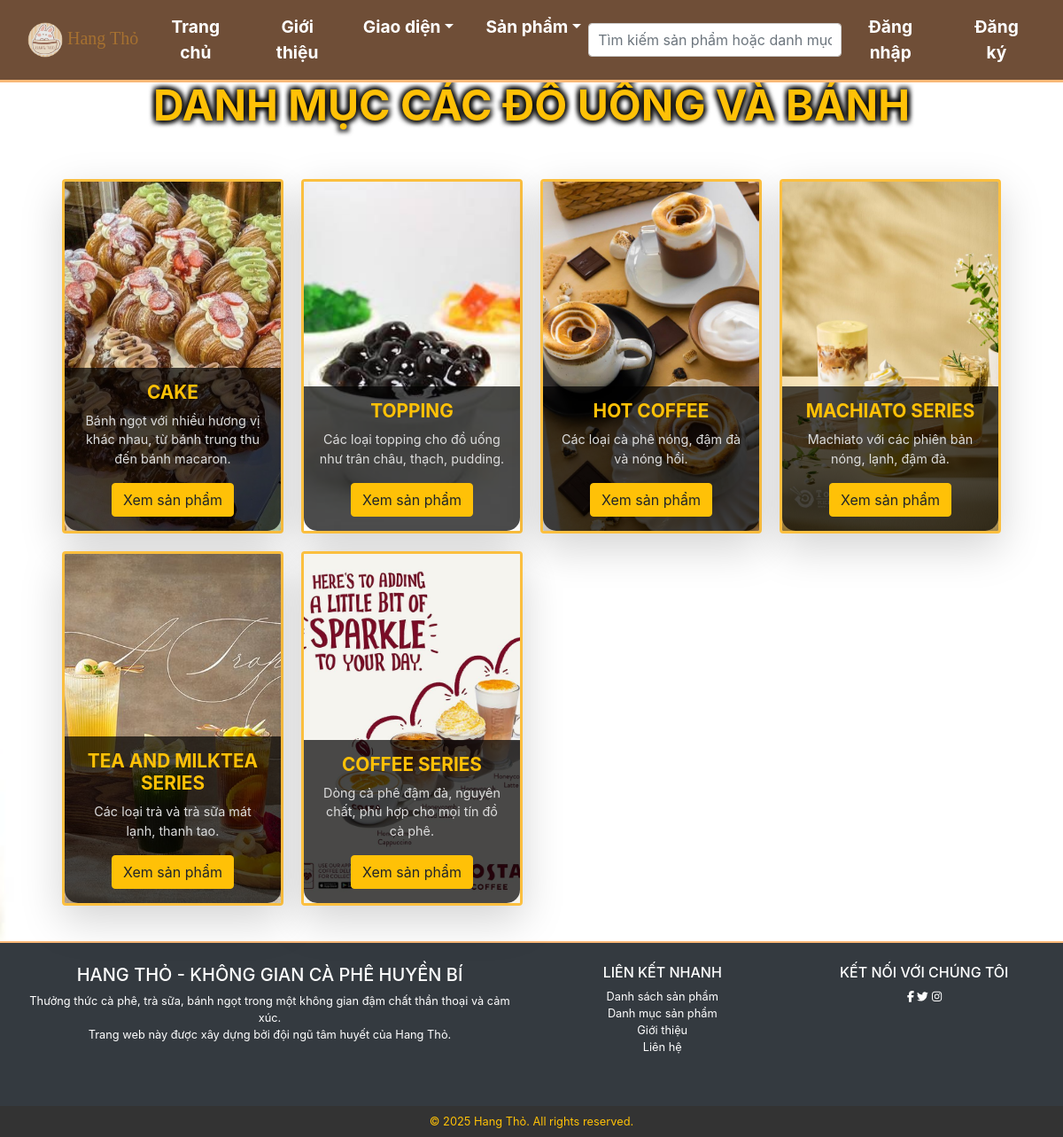
The page /Category on the database its author committed.
### tables this page shows
CREATE TABLE IF NOT EXISTS category (
  id INT NOT NULL AUTO_INCREMENT,
  name VARCHAR(100) NOT NULL,
  description TEXT,
  image VARCHAR(255) DEFAULT NULL,
  PRIMARY KEY (id)
);

### app/controllers/CategoryController.php (called while the page is built, shortened)
<?php
require_once 'app/models/CategoryModel.php';
class CategoryController {
    private $categoryModel;
    public function __construct($db) {
        $this->categoryModel = new CategoryModel($db);
    }
    public function index()
    {
        $categories = $this->categoryModel->getAllCategories();
        include 'app/views/category/category.php';
    }
}

### index.php (called while the page is built, shortened)
<?php
require_once 'app/models/CategoryModel.php';
require_once 'app/helper/SessionHelper.php';
$url = $_GET['url'] ?? '';
$url = rtrim($url, '/');
$url = filter_var($url, FILTER_SANITIZE_URL);
$url = explode('/', $url);
$database = new Database();
$db = $database->getConnection();
$controllerName = isset($url[0]) && $url[0] != '' ? ucfirst($url[0]) . 'Controller' : 'DefaultController';
if ($controllerName == "CategoryController" || $controllerName == "ProductController") {
    $controller = new $controllerName($db);
} else {
    $controller = new $controllerName();
}
$action = isset($url[1]) && $url[1] != '' ? $url[1] : 'index';
call_user_func_array([$controller, $action], array_slice($url, 2));
?>

### app/helper/SessionHelper.php (called while the page is built, shortened)
<?php
class SessionHelper {
    public static function isLoggedIn() {
        return isset($_SESSION['username']);
    }
}
?>

### app/models/CategoryModel.php (called while the page is built, shortened)
<?php
class CategoryModel
{
    private $conn;
    private $table_name = "category";
    public function __construct($db)
    {
        $this->conn = $db;
    }
    public function getAllCategories()
    {
        $query = "SELECT * FROM " . $this->table_name . " ORDER BY id DESC";
        $stmt = $this->conn->prepare($query);
        $stmt->execute();
        return $stmt->fetchAll(PDO::FETCH_OBJ);
    }
}

### app/views/category/category.php (the view, shortened to what this page needs)
<?php
$page_css = "category.css";
include 'app/views/shares/header.php';
?>
<main class="full-width-container">
    <h1 class="text-center text-warning mb-4">Danh Mục Các Đồ Uống và Bánh</h1>
    <div class="category-container">
        <?php foreach ($categories as $category): ?>
        <div class="category-card shadow-lg rounded text-light position-relative overflow-hidden">
            <div class="category-bg"
                 style="background: <?php echo $category->image ? "url('/hangtho/{$category->image}') no-repeat center center / cover" : '#222'; ?>;">
            </div>
            <div class="overlay p-3 d-flex flex-column align-items-center justify-content-center">
                <h3 class="category-title text-warning text-center mb-2">
                    <?php echo htmlspecialchars($category->name, ENT_QUOTES, 'UTF-8'); ?>
                </h3>
                <p class="category-description text-center mb-3">
                    <?php echo htmlspecialchars($category->description, ENT_QUOTES, 'UTF-8'); ?>
                </p>
                <a href="/hangtho/Product/category/<?php echo $category->id; ?>" class="btn btn-warning">Xem sản phẩm</a>
            </div>
        </div>
        <?php endforeach; ?>
    </div>
</main>
<?php include 'app/views/shares/footer.php'; ?>

### app/views/shares/header.php (shortened to what this page needs)
<!DOCTYPE html>
<html lang="vi">
<head>
    <link rel="stylesheet" href="/hangtho/public/css/style.css">
    <?php if (isset($page_css)) {
        echo '<link rel="stylesheet" href="/hangtho/public/css/' . $page_css . '">';
    } ?>
    <link href="https://stackpath.bootstrapcdn.com/bootstrap/4.5.2/css/bootstrap.min.css" rel="stylesheet">
</head>
<body>
    <nav class="navbar navbar-expand-lg fixed-top">
        <div class="container-fluid">
            <a class="navbar-brand" href="/hangtho/">
                <img src="/hangtho/public/images/logo.png" alt="Hang Thỏ Logo" style="height: 40px;">
                Hang Thỏ
            </a>
            <div class="collapse navbar-collapse" id="navbarNav">
                <ul class="navbar-nav mr-auto">
                    <li class="nav-item"><a class="nav-link" href="/hangtho/">Trang chủ</a></li>
                    <li class="nav-item"><a class="nav-link" href="/hangtho/AboutUs">Giới thiệu</a></li>
                    <li class="nav-item dropdown">
                        <a class="nav-link dropdown-toggle" href="#" id="navbarDropdown" role="button" data-toggle="dropdown" aria-haspopup="true" aria-expanded="false">Giao diện</a>
                    </li>
                    <li class="nav-item dropdown">
                        <a class="nav-link dropdown-toggle" href="#" id="navbarDropdown" role="button" data-toggle="dropdown" aria-haspopup="true" aria-expanded="false">Sản phẩm</a>
                    </li>
                </ul>
                <form class="search-bar ml-auto" action="/hangtho/Search" method="GET">
                    <input type="text" name="query" id="search-input" class="form-control" placeholder="Tìm kiếm sản phẩm hoặc danh mục...">
                </form>
                <ul class="navbar-nav ml-auto">
                    <?php if (SessionHelper::isLoggedIn()): ?>
                        <li class="nav-item">
                            <span class="navbar-text text-warning mr-3">
                                <?php
                                    $user = $_SESSION['username'];
                                    echo SessionHelper::isAdmin() ? "Welcome Admin $user" : "Welcome $user";
                                ?>
                            </span>
                        </li>
                        <li class="nav-item">
                            <a class="nav-link" href="/hangtho/Account/logout">Đăng xuất</a>
                        </li>
                        <li class="nav-item">
                            <a class="nav-link" href="/hangtho/Product/cart">
                                🛒 Giỏ hàng
                                <span class="badge bg-warning" id="cart-count">
                                    <?php echo isset($_SESSION['cart']) ? count($_SESSION['cart']) : 0; ?>
                                </span>
                            </a>
                        </li>
                    <?php else: ?>
                        <li class="nav-item"><a class="nav-link" href="/hangtho/account/auth">Đăng nhập</a></li>
                        <li class="nav-item"><a class="nav-link" href="/hangtho/account/auth">Đăng ký</a></li>
                    <?php endif; ?>
                </ul>
            </div>
        </div>
    </nav>
    <div class="main-content">

### app/views/shares/footer.php (shortened to what this page needs)
</div>
<footer class="footer mt-auto bg-dark text-white">
    <div class="container p-4">
        <div class="row">
            <div class="col-lg-6 col-md-12 mb-3">
                <h5 class="text-uppercase">Hang Thỏ - Không gian cà phê huyền bí</h5>
                <p class="mb-0">Thưởng thức cà phê, trà sữa, bánh ngọt trong một không gian đậm chất thần thoại và cảm xúc.</p>
                <p class="mb-0">Trang web này được xây dựng bởi đội ngũ tâm huyết của Hang Thỏ.</p>
            </div>
            <div class="col-lg-3 col-md-6 mb-3">
                <h6 class="text-uppercase">Liên kết nhanh</h6>
                <ul class="list-unstyled">
                    <li><a href="/hangtho/Product" class="text-white">Danh sách sản phẩm</a></li>
                    <li><a href="/hangtho/Category" class="text-white">Danh mục sản phẩm</a></li>
                    <li><a href="/hangtho/AboutUs" class="text-white">Giới thiệu</a></li>
                    <li><a href="/hangtho/Contact" class="text-white">Liên hệ</a></li>
                </ul>
            </div>
            <div class="col-lg-3 col-md-6 mb-3">
                <h6 class="text-uppercase">Kết nối với chúng tôi</h6>
                <a href="#" class="text-white me-3"><i class="fab fa-facebook-f"></i></a>
                <a href="#" class="text-white me-3"><i class="fab fa-twitter"></i></a>
                <a href="#" class="text-white"><i class="fab fa-instagram"></i></a>
            </div>
        </div>
    </div>
    <div class="text-center p-2 bg-black text-warning">
        © 2025 Hang Thỏ. All rights reserved.
    </div>
</footer>
</body>
</html>

### public/css/style.css (style rules this page uses)
* { margin: 0; padding: 0; box-sizing: border-box; }
body { background-size: cover; background-attachment: fixed; color: white; font-family: "Arial", sans-serif; display: flex; flex-direction: column; min-height: 100vh; }
.container { flex: 1; }
.navbar { background-color: #6F4E37 !important; padding: 15px 50px; border-bottom: 3px solid #fab978; position: fixed; width: 100%; top: 0; z-index: 1000; }
.navbar-brand { font-family: 'Great Vibes', cursive; font-size: 3rem; font-weight: normal; color: #d58e2a8a; }
.navbar-nav { margin-left: auto; display: flex; gap: 20px; }
.nav-item { text-align: center; }
.nav-link { color: white !important; font-size: 1.2rem; font-weight: bold; padding: 10px 20px; transition: color 0.3s ease; }
.form-control { width: 300px; margin-right: 10px; border-radius: 20px; padding: 8px 15px; border: 2px solid #fab978; transition: all 0.3s ease; }
.search-bar { position: relative; width: 300px; }
#search-input { width: 100%; padding: 10px; border: 1px solid #ccc; border-radius: 4px; }
.main-content { flex: 1; margin-top: 60px; display: flex; flex-direction: column; }
.footer { background-color: #6F4E37; color: #fab978; text-align: center; padding: 0px; font-size: 0.8rem; border-top: 2px solid #fab978; width: 100%; margin-top: auto; }
footer .container { width: 100%; max-width: none; padding-left: 0; padding-right: 0; }
footer .text-center { width: 100%; background-color: #333; color: #fab978; padding: 15px 0; }
.nav-link { position: relative; font-size: 1.2rem; font-weight: bold; padding: 10px 20px; }

### public/css/category.css (style rules this page uses)
.full-width-container { width: 100%; max-width: 100%; margin: 0 auto; padding: 20px; }
h1.text-warning { font-size: 3rem; font-weight: bold; text-transform: uppercase; text-align: center; color: #fab978; text-shadow: 3px 3px 5px rgba(0, 0, 0, 0.8), -3px -3px 5px rgba(0, 0, 0, 0.8), 3px -3px 5px rgba(0, 0, 0, 0.8), -3px 3px 5px rgba(0, 0, 0, 0.8); padding: 10px; }
.category-container { display: grid; grid-template-columns: repeat(5, 1fr); gap: 20px; width: 100%; padding: 20px 50px; }
.category-card { position: relative; height: 400px; border: 3px solid #fbbf3f; border-radius: 15px; overflow: hidden; transition: transform 0.3s ease-in-out, box-shadow 0.3s ease-in-out; display: flex; flex-direction: column; justify-content: flex-end; }
.category-bg { position: absolute; top: 0; left: 0; width: 100%; height: 100%; background-color: #222; }
.overlay { position: absolute; bottom: 0; width: 100%; background: rgba(0, 0, 0, 0.7); padding: 15px; text-align: center; border-radius: 0 0 15px 15px; transition: background 0.3s ease-in-out; }
.category-title { font-size: 1.3rem; font-weight: bold; text-transform: uppercase; color: #fbbf3f; }
.category-description { font-size: 0.9rem; color: #ddd; }
@media (max-width: 1400px) { .category-container { grid-template-columns: repeat(4, 1fr); } }

### rows shown on the page
category: image (picture), name "CAKE", description "Bánh ngọt với nhiều hương vị khác nhau, từ bánh trung thu đến bánh macaron."
category: image (picture), name "TOPPING", description "Các loại topping cho đồ uống như trân châu, thạch, pudding."
category: image (picture), name "HOT COFFEE", description "Các loại cà phê nóng, đậm đà và nóng hổi."
category: image (picture), name "MACHIATO SERIES", description "Machiato với các phiên bản nóng, lạnh, đậm đà."
category: image (picture), name "TEA AND MILKTEA SERIES", description "Các loại trà và trà sữa mát lạnh, thanh tao."
category: image (picture), name "COFFEE SERIES", description "Dòng cà phê đậm đà, nguyên chất, phù hợp cho mọi tín đồ cà phê."
